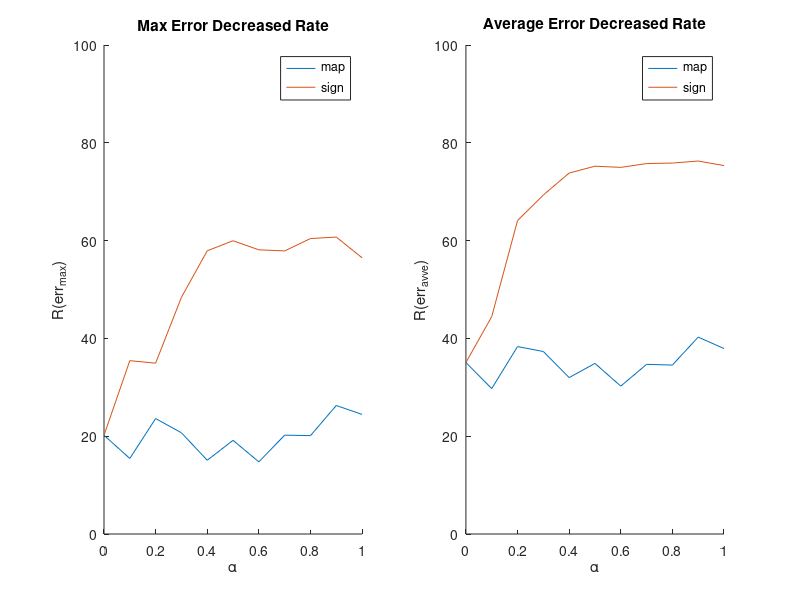

Source code (MATLAB):
load signAbi.mat
cd('..');
data(:,1) = data(:,1) - mean(data(:,1));
data(:,1) = data(:,1) / std(data(:,1)) * 50;
data(:,2) = data(:,2) - mean(data(:,2));
data(:,2) = data(:,2) / std(data(:,2)) * 50;
data(:,1) = data(:,1) + 20;
data(:,2) = data(:,2) + 35;

detectAbiList = [0: 0.1: 1];
for cnt = 1: length(detectAbiList)
    list = [(cnt-1)*100 + 1: cnt*100];
    newData(cnt, :) = mean(data(list, :));  
end

newData(1, 3) = newData(1, 1);
newData(2, 3) = newData(2, 1) + 5;
newData(2, 3) = newData(2, 1) + 10;
newData(2, 3) = newData(2, 1) + 15;
newData(2, 3) = newData(2, 1) + 20;
newData(1, 4) = newData(1, 2);

figure;
subplot(1,2,1);
hold on;
plot(detectAbiList, newData(:,1));
plot(detectAbiList, newData(:,3));
hold off;
legend('map', 'sign');
title('Max Error Decreased Rate');
axis([0 1 0 100]);
xlabel('\alpha'); ylabel('R(err_{max})');

subplot(1,2,2);
hold on;
plot(detectAbiList, newData(:,2));
plot(detectAbiList, newData(:,4));
hold off;
legend('map', 'sign');
title('Average Error Decreased Rate');
axis([0 1 0 100]);
xlabel('\alpha'); ylabel('R(err_{avve})');